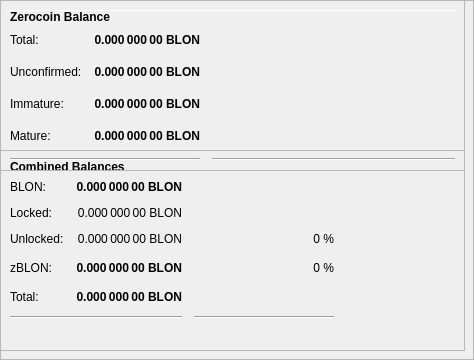
        <widget class="QFrame" name="frameObfuscation">
         <property name="minimumSize">
          <size>
           <width>0</width>
           <height>350</height>
          </size>
         </property>
         <property name="layoutDirection">
          <enum>Qt::LeftToRight</enum>
         </property>
         <property name="frameShape">
          <enum>QFrame::StyledPanel</enum>
         </property>
         <property name="frameShadow">
          <enum>QFrame::Raised</enum>
         </property>
         <widget class="QPushButton" name="runAutoDenom">
          <property name="geometry">
           <rect>
            <x>251</x>
            <y>17</y>
            <width>1</width>
            <height>1</height>
           </rect>
          </property>
          <property name="palette">
           <palette>
            <active>
             <colorrole role="WindowText">
              <brush brushstyle="SolidPattern">
               <color alpha="255">
                <red>0</red>
                <green>0</green>
                <blue>0</blue>
               </color>
              </brush>
             </colorrole>
             <colorrole role="Button">
              <brush brushstyle="SolidPattern">
               <color alpha="255">
                <red>239</red>
                <green>238</green>
                <blue>238</blue>
               </color>
              </brush>
             </colorrole>
             <colorrole role="Light">
              <brush brushstyle="SolidPattern">
               <color alpha="255">
                <red>255</red>
                <green>255</green>
                <blue>255</blue>
               </color>
              </brush>
             </colorrole>
             <colorrole role="Midlight">
              <brush brushstyle="SolidPattern">
               <color alpha="255">
                <red>247</red>
                <green>246</green>
                <blue>246</blue>
               </color>
              </brush>
             </colorrole>
             <colorrole role="Dark">
              <brush brushstyle="SolidPattern">
               <color alpha="255">
                <red>119</red>
                <green>119</green>
                <blue>119</blue>
               </color>
              </brush>
             </colorrole>
             <colorrole role="Mid">
              <brush brushstyle="SolidPattern">
               <color alpha="255">
                <red>159</red>
                <green>159</green>
                <blue>159</blue>
               </color>
              </brush>
             </colorrole>
             <colorrole role="Text">
              <brush brushstyle="SolidPattern">
               <color alpha="255">
                <red>0</red>
                <green>0</green>
                <blue>0</blue>
               </color>
              </brush>
             </colorrole>
             <colorrole role="BrightText">
              <brush brushstyle="SolidPattern">
               <color alpha="255">
                <red>255</red>
                <green>255</green>
                <blue>255</blue>
               </color>
              </brush>
             </colorrole>
             <colorrole role="ButtonText">
              <brush brushstyle="SolidPattern">
               <color alpha="255">
                <red>0</red>
                <green>0</green>
                <blue>0</blue>
               </color>
              </brush>
             </colorrole>
             <colorrole role="Base">
              <brush brushstyle="SolidPattern">
               <color alpha="255">
                <red>255</red>
                <green>255</green>
                <blue>255</blue>
               </color>
              </brush>
             </colorrole>
             <colorrole role="Window">
              <brush brushstyle="SolidPattern">
               <color alpha="255">
                <red>239</red>
                <green>238</green>
                <blue>238</blue>
               </color>
              </brush>
             </colorrole>
             <colorrole role="Shadow">
              <brush brushstyle="SolidPattern">
               <color alpha="255">
                <red>0</red>
                <green>0</green>
                <blue>0</blue>
               </color>
              </brush>
             </colorrole>
             <colorrole role="AlternateBase">
              <brush brushstyle="SolidPattern">
               <color alpha="255">
                <red>247</red>
                <green>246</green>
                <blue>246</blue>
               </color>
              </brush>
             </colorrole>
             <colorrole role="ToolTipBase">
              <brush brushstyle="SolidPattern">
               <color alpha="255">
                <red>255</red>
                <green>255</green>
                <blue>220</blue>
               </color>
              </brush>
             </colorrole>
             <colorrole role="ToolTipText">
              <brush brushstyle="SolidPattern">
               <color alpha="255">
                <red>0</red>
                <green>0</green>
                <blue>0</blue>
               </color>
              </brush>
             </colorrole>
            </active>
            <inactive>
             <colorrole role="WindowText">
              <brush brushstyle="SolidPattern">
               <color alpha="255">
                <red>0</red>
                <green>0</green>
                <blue>0</blue>
               </color>
              </brush>
             </colorrole>
             <colorrole role="Button">
              <brush brushstyle="SolidPattern">
               <color alpha="255">
                <red>239</red>
                <green>238</green>
                <blue>238</blue>
               </color>
              </brush>
             </colorrole>
             <colorrole role="Light">
              <brush brushstyle="SolidPattern">
               <color alpha="255">
                <red>255</red>
                <green>255</green>
                <blue>255</blue>
               </color>
              </brush>
             </colorrole>
             <colorrole role="Midlight">
              <brush brushstyle="SolidPattern">
               <color alpha="255">
                <red>247</red>
                <green>246</green>
                <blue>246</blue>
               </color>
              </brush>
             </colorrole>
             <colorrole role="Dark">
              <brush brushstyle="SolidPattern">
               <color alpha="255">
                <red>119</red>
                <green>119</green>
                <blue>119</blue>
               </color>
              </brush>
             </colorrole>
             <colorrole role="Mid">
              <brush brushstyle="SolidPattern">
               <color alpha="255">
                <red>159</red>
                <green>159</green>
                <blue>159</blue>
               </color>
              </brush>
             </colorrole>
             <colorrole role="Text">
              <brush brushstyle="SolidPattern">
               <color alpha="255">
                <red>0</red>
                <green>0</green>
                <blue>0</blue>
               </color>
              </brush>
             </colorrole>
             <colorrole role="BrightText">
              <brush brushstyle="SolidPattern">
               <color alpha="255">
                <red>255</red>
                <green>255</green>
                <blue>255</blue>
               </color>
              </brush>
             </colorrole>
             <colorrole role="ButtonText">
              <brush brushstyle="SolidPattern">
               <color alpha="255">
                <red>0</red>
                <green>0</green>
                <blue>0</blue>
               </color>
              </brush>
             </colorrole>
             <colorrole role="Base">
              <brush brushstyle="SolidPattern">
               <color alpha="255">
                <red>255</red>
                <green>255</green>
                <blue>255</blue>
               </color>
              </brush>
             </colorrole>
             <colorrole role="Window">
              <brush brushstyle="SolidPattern">
               <color alpha="255">
                <red>239</red>
                <green>238</green>
                <blue>238</blue>
               </color>
              </brush>
             </colorrole>
             <colorrole role="Shadow">
              <brush brushstyle="SolidPattern">
               <color alpha="255">
                <red>0</red>
                <green>0</green>
                <blue>0</blue>
               </color>
              </brush>
             </colorrole>
             <colorrole role="AlternateBase">
              <brush brushstyle="SolidPattern">
               <color alpha="255">
                <red>247</red>
                <green>246</green>
                <blue>246</blue>
               </color>
              </brush>
             </colorrole>
             <colorrole role="ToolTipBase">
              <brush brushstyle="SolidPattern">
               <color alpha="255">
                <red>255</red>
                <green>255</green>
                <blue>220</blue>
               </color>
              </brush>
             </colorrole>
             <colorrole role="ToolTipText">
              <brush brushstyle="SolidPattern">
               <color alpha="255">
                <red>0</red>
                <green>0</green>
                <blue>0</blue>
               </color>
              </brush>
             </colorrole>
            </inactive>
            <disabled>
             <colorrole role="WindowText">
              <brush brushstyle="SolidPattern">
               <color alpha="255">
                <red>119</red>
                <green>119</green>
                <blue>119</blue>
               </color>
              </brush>
             </colorrole>
             <colorrole role="Button">
              <brush brushstyle="SolidPattern">
               <color alpha="255">
                <red>239</red>
                <green>238</green>
                <blue>238</blue>
               </color>
              </brush>
             </colorrole>
             <colorrole role="Light">
              <brush brushstyle="SolidPattern">
               <color alpha="255">
                <red>255</red>
                <green>255</green>
                <blue>255</blue>
               </color>
              </brush>
             </colorrole>
             <colorrole role="Midlight">
              <brush brushstyle="SolidPattern">
               <color alpha="255">
                <red>247</red>
                <green>246</green>
                <blue>246</blue>
               </color>
              </brush>
             </colorrole>
             <colorrole role="Dark">
              <brush brushstyle="SolidPattern">
               <color alpha="255">
                <red>119</red>
                <green>119</green>
                <blue>119</blue>
               </color>
              </brush>
             </colorrole>
             <colorrole role="Mid">
              <brush brushstyle="SolidPattern">
               <color alpha="255">
                <red>159</red>
                <green>159</green>
                <blue>159</blue>
               </color>
              </brush>
             </colorrole>
             <colorrole role="Text">
              <brush brushstyle="SolidPattern">
               <color alpha="255">
                <red>119</red>
                <green>119</green>
                <blue>119</blue>
               </color>
              </brush>
             </colorrole>
             <colorrole role="BrightText">
              <brush brushstyle="SolidPattern">
               <color alpha="255">
                <red>255</red>
                <green>255</green>
                <blue>255</blue>
               </color>
              </brush>
             </colorrole>
             <colorrole role="ButtonText">
              <brush brushstyle="SolidPattern">
               <color alpha="255">
                <red>119</red>
                <green>119</green>
                <blue>119</blue>
               </color>
              </brush>
             </colorrole>
             <colorrole role="Base">
              <brush brushstyle="SolidPattern">
               <color alpha="255">
                <red>239</red>
                <green>238</green>
                <blue>238</blue>
               </color>
              </brush>
             </colorrole>
             <colorrole role="Window">
              <brush brushstyle="SolidPattern">
               <color alpha="255">
                <red>239</red>
                <green>238</green>
                <blue>238</blue>
               </color>
              </brush>
             </colorrole>
             <colorrole role="Shadow">
              <brush brushstyle="SolidPattern">
               <color alpha="255">
                <red>0</red>
                <green>0</green>
                <blue>0</blue>
               </color>
              </brush>
             </colorrole>
             <colorrole role="AlternateBase">
              <brush brushstyle="SolidPattern">
               <color alpha="255">
                <red>239</red>
                <green>238</green>
                <blue>238</blue>
               </color>
              </brush>
             </colorrole>
             <colorrole role="ToolTipBase">
              <brush brushstyle="SolidPattern">
               <color alpha="255">
                <red>255</red>
                <green>255</green>
                <blue>220</blue>
               </color>
              </brush>
             </colorrole>
             <colorrole role="ToolTipText">
              <brush brushstyle="SolidPattern">
               <color alpha="255">
                <red>0</red>
                <green>0</green>
                <blue>0</blue>
               </color>
              </brush>
             </colorrole>
            </disabled>
           </palette>
          </property>
          <property name="focusPolicy">
           <enum>Qt::NoFocus</enum>
          </property>
          <property name="autoFillBackground">
           <bool>true</bool>
          </property>
          <property name="text">
           <string/>
          </property>
          <property name="flat">
           <bool>true</bool>
          </property>
         </widget>
         <widget class="Line" name="line">
          <property name="geometry">
           <rect>
            <x>7</x>
            <y>10</y>
            <width>451</width>
            <height>1</height>
           </rect>
          </property>
          <property name="orientation">
           <enum>Qt::Horizontal</enum>
          </property>
         </widget>
         <widget class="QFrame" name="frame_3">
          <property name="geometry">
           <rect>
            <x>0</x>
            <y>150</y>
            <width>465</width>
            <height>201</height>
           </rect>
          </property>
          <property name="frameShape">
           <enum>QFrame::StyledPanel</enum>
          </property>
          <property name="frameShadow">
           <enum>QFrame::Raised</enum>
          </property>
          <layout class="QVBoxLayout" name="verticalLayout_5">
           <item>
            <layout class="QHBoxLayout" name="horizontalLayout_5" stretch="0">
             <item>
              <widget class="QLabel" name="label_5z">
               <property name="maximumSize">
                <size>
                 <width>16777215</width>
                 <height>20</height>
                </size>
               </property>
               <property name="font">
                <font>
                 <weight>75</weight>
                 <bold>true</bold>
                </font>
               </property>
               <property name="toolTip">
                <string>Combined Balances (including unconfirmed and immature coins)</string>
               </property>
               <property name="text">
                <string>&lt;html&gt;&lt;head/&gt;&lt;body&gt;&lt;p&gt;Combined Balances&lt;/p&gt;&lt;/body&gt;&lt;/html&gt;</string>
               </property>
              </widget>
             </item>
            </layout>
           </item>
           <item>
            <layout class="QGridLayout" name="gridLayout_3">
             <property name="spacing">
              <number>12</number>
             </property>
             <item row="7" column="0" colspan="2">
              <widget class="Line" name="lineSpendableBalance_3">
               <property name="orientation">
                <enum>Qt::Horizontal</enum>
               </property>
              </widget>
             </item>
             <item row="7" column="2">
              <widget class="Line" name="lineWatchBalance_3">
               <property name="sizePolicy">
                <sizepolicy hsizetype="Preferred" vsizetype="Fixed">
                 <horstretch>0</horstretch>
                 <verstretch>0</verstretch>
                </sizepolicy>
               </property>
               <property name="minimumSize">
                <size>
                 <width>140</width>
                 <height>0</height>
                </size>
               </property>
               <property name="orientation">
                <enum>Qt::Horizontal</enum>
               </property>
              </widget>
             </item>
             <item row="4" column="1">
              <widget class="QLabel" name="labelzBalancez">
               <property name="font">
                <font>
                 <weight>75</weight>
                 <bold>true</bold>
                </font>
               </property>
               <property name="cursor">
                <cursorShape>IBeamCursor</cursorShape>
               </property>
               <property name="toolTip">
                <string>Total of transactions that have yet to be confirmed, and do not yet count toward the spendable balance</string>
               </property>
               <property name="text">
                <string notr="true">0.000 000 00 BLON</string>
               </property>
               <property name="alignment">
                <set>Qt::AlignRight|Qt::AlignTrailing|Qt::AlignVCenter</set>
               </property>
               <property name="textInteractionFlags">
                <set>Qt::LinksAccessibleByMouse|Qt::TextSelectableByKeyboard|Qt::TextSelectableByMouse</set>
               </property>
              </widget>
             </item>
             <item row="6" column="1">
              <widget class="QLabel" name="labelTotalz">
               <property name="font">
                <font>
                 <weight>75</weight>
                 <bold>true</bold>
                </font>
               </property>
               <property name="cursor">
                <cursorShape>IBeamCursor</cursorShape>
               </property>
               <property name="toolTip">
                <string>Total Balance, including unconfirmed and immature coins.</string>
               </property>
               <property name="text">
                <string notr="true">0.000 000 00 BLON</string>
               </property>
               <property name="alignment">
                <set>Qt::AlignRight|Qt::AlignTrailing|Qt::AlignVCenter</set>
               </property>
               <property name="textInteractionFlags">
                <set>Qt::LinksAccessibleByMouse|Qt::TextSelectableByKeyboard|Qt::TextSelectableByMouse</set>
               </property>
              </widget>
             </item>
             <item row="4" column="3">
              <spacer name="horizontalSpacer_6">
               <property name="orientation">
                <enum>Qt::Horizontal</enum>
               </property>
               <property name="sizeHint" stdset="0">
                <size>
                 <width>40</width>
                 <height>20</height>
                </size>
               </property>
              </spacer>
             </item>
             <item row="6" column="0">
              <widget class="QLabel" name="labelTotalTextz">
               <property name="text">
                <string>Total:</string>
               </property>
              </widget>
             </item>
             <item row="1" column="0">
              <widget class="QLabel" name="labelBalanceTextz">
               <property name="text">
                <string>BLON:</string>
               </property>
              </widget>
             </item>
             <item row="1" column="1">
              <widget class="QLabel" name="labelBalancez">
               <property name="font">
                <font>
                 <weight>75</weight>
                 <bold>true</bold>
                </font>
               </property>
               <property name="cursor">
                <cursorShape>IBeamCursor</cursorShape>
               </property>
               <property name="toolTip">
                <string>Your current spendable balance</string>
               </property>
               <property name="text">
                <string notr="true">0.000 000 00 BLON</string>
               </property>
               <property name="alignment">
                <set>Qt::AlignRight|Qt::AlignTrailing|Qt::AlignVCenter</set>
               </property>
               <property name="textInteractionFlags">
                <set>Qt::LinksAccessibleByMouse|Qt::TextSelectableByKeyboard|Qt::TextSelectableByMouse</set>
               </property>
              </widget>
             </item>
             <item row="4" column="0">
              <widget class="QLabel" name="labelzBalanceTextz">
               <property name="toolTip">
                <string/>
               </property>
               <property name="text">
                <string>zBLON:</string>
               </property>
              </widget>
             </item>
             <item row="4" column="2">
              <widget class="QLabel" name="labelzBLONPercent">
               <property name="toolTip">
                <string>Current percentage of zBLON.
If AutoMint is enabled this percentage will settle around the configured AutoMint percentage (default = 10%)</string>
               </property>
               <property name="text">
                <string>0 %</string>
               </property>
               <property name="alignment">
                <set>Qt::AlignRight|Qt::AlignTrailing|Qt::AlignVCenter</set>
               </property>
              </widget>
             </item>
             <item row="6" column="2">
              <widget class="QLabel" name="label100Percent">
               <property name="text">
                <string/>
               </property>
               <property name="alignment">
                <set>Qt::AlignRight|Qt::AlignTrailing|Qt::AlignVCenter</set>
               </property>
              </widget>
             </item>
             <item row="2" column="1">
              <widget class="QLabel" name="labelLockedBalance">
               <property name="toolTip">
                <string>Locked BLON or Masternode collaterals. These are excluded from zBLON minting.</string>
               </property>
               <property name="text">
                <string>0.000 000 00 BLON</string>
               </property>
               <property name="alignment">
                <set>Qt::AlignRight|Qt::AlignTrailing|Qt::AlignVCenter</set>
               </property>
              </widget>
             </item>
             <item row="2" column="0">
              <widget class="QLabel" name="labelLockedBalanceText">
               <property name="toolTip">
                <string>Locked BLON or Masternode collaterals. These are excluded from zBLON minting.</string>
               </property>
               <property name="text">
                <string>Locked:</string>
               </property>
              </widget>
             </item>
             <item row="3" column="0">
              <widget class="QLabel" name="labelUnLockedBalanceText">
               <property name="toolTip">
                <string>Unlocked BLONs. These can be used for zBLON minting.</string>
               </property>
               <property name="text">
                <string>Unlocked:</string>
               </property>
              </widget>
             </item>
             <item row="3" column="1">
              <widget class="QLabel" name="labelUnLockedBalance">
               <property name="toolTip">
                <string>Unlocked BLONs. These can be used for zBLON minting.</string>
               </property>
               <property name="text">
                <string>0.000 000 00 BLON</string>
               </property>
               <property name="alignment">
                <set>Qt::AlignRight|Qt::AlignTrailing|Qt::AlignVCenter</set>
               </property>
              </widget>
             </item>
             <item row="3" column="2">
              <widget class="QLabel" name="labelBLONPercent">
               <property name="text">
                <string>0 %</string>
               </property>
               <property name="alignment">
                <set>Qt::AlignRight|Qt::AlignTrailing|Qt::AlignVCenter</set>
               </property>
              </widget>
             </item>
            </layout>
           </item>
           <item>
            <spacer name="verticalSpacer">
             <property name="orientation">
              <enum>Qt::Vertical</enum>
             </property>
             <property name="sizeHint" stdset="0">
              <size>
               <width>20</width>
               <height>40</height>
              </size>
             </property>
            </spacer>
           </item>
          </layout>
         </widget>
         <widget class="QFrame" name="frame_4">
          <property name="geometry">
           <rect>
            <x>0</x>
            <y>0</y>
            <width>465</width>
            <height>171</height>
           </rect>
          </property>
          <property name="frameShape">
           <enum>QFrame::StyledPanel</enum>
          </property>
          <property name="frameShadow">
           <enum>QFrame::Raised</enum>
          </property>
          <layout class="QVBoxLayout" name="verticalLayout_7">
           <item>
            <layout class="QHBoxLayout" name="horizontalLayout_8" stretch="0">
             <item>
              <widget class="QLabel" name="label_5z_3">
               <property name="maximumSize">
                <size>
                 <width>16777215</width>
                 <height>20</height>
                </size>
               </property>
               <property name="font">
                <font>
                 <weight>75</weight>
                 <bold>true</bold>
                </font>
               </property>
               <property name="text">
                <string>Zerocoin Balance</string>
               </property>
              </widget>
             </item>
            </layout>
           </item>
           <item>
            <layout class="QGridLayout" name="gridLayout_5">
             <property name="spacing">
              <number>12</number>
             </property>
             <item row="4" column="0">
              <widget class="QLabel" name="labelzBalanceMatureText">
               <property name="toolTip">
                <string>Mature: more than 20 confirmation and more than 3 mints of the same denomination after it was minted.
These zBLON are spendable.</string>
               </property>
               <property name="text">
                <string>Mature:</string>
               </property>
              </widget>
             </item>
             <item row="5" column="0" colspan="2">
              <widget class="Line" name="lineSpendableBalance_5">
               <property name="orientation">
                <enum>Qt::Horizontal</enum>
               </property>
              </widget>
             </item>
             <item row="1" column="1">
              <widget class="QLabel" name="labelzBalance">
               <property name="font">
                <font>
                 <weight>75</weight>
                 <bold>true</bold>
                </font>
               </property>
               <property name="cursor">
                <cursorShape>IBeamCursor</cursorShape>
               </property>
               <property name="toolTip">
                <string>All available zBLON, unconfirmed and immature zBLON included.</string>
               </property>
               <property name="text">
                <string notr="true">0.000 000 00 BLON</string>
               </property>
               <property name="alignment">
                <set>Qt::AlignRight|Qt::AlignTrailing|Qt::AlignVCenter</set>
               </property>
               <property name="textInteractionFlags">
                <set>Qt::LinksAccessibleByMouse|Qt::TextSelectableByKeyboard|Qt::TextSelectableByMouse</set>
               </property>
              </widget>
             </item>
             <item row="5" column="2">
              <widget class="Line" name="lineWatchBalance_5">
               <property name="sizePolicy">
                <sizepolicy hsizetype="Preferred" vsizetype="Fixed">
                 <horstretch>0</horstretch>
                 <verstretch>0</verstretch>
                </sizepolicy>
               </property>
               <property name="minimumSize">
                <size>
                 <width>140</width>
                 <height>0</height>
                </size>
               </property>
               <property name="orientation">
                <enum>Qt::Horizontal</enum>
               </property>
              </widget>
             </item>
             <item row="1" column="0">
              <widget class="QLabel" name="labelzBalanceText">
               <property name="toolTip">
                <string>All available zBLON, unconfirmed and immature zBLON included.</string>
               </property>
               <property name="text">
                <string>Total:</string>
               </property>
              </widget>
             </item>
             <item row="1" column="2">
              <spacer name="horizontalSpacer_8">
               <property name="orientation">
                <enum>Qt::Horizontal</enum>
               </property>
               <property name="sizeHint" stdset="0">
                <size>
                 <width>40</width>
                 <height>20</height>
                </size>
               </property>
              </spacer>
             </item>
             <item row="4" column="2">
              <spacer name="horizontalSpacer_4">
               <property name="orientation">
                <enum>Qt::Horizontal</enum>
               </property>
               <property name="sizeHint" stdset="0">
                <size>
                 <width>40</width>
                 <height>20</height>
                </size>
               </property>
              </spacer>
             </item>
             <item row="4" column="1">
              <widget class="QLabel" name="labelzBalanceMature">
               <property name="font">
                <font>
                 <weight>75</weight>
                 <bold>true</bold>
                </font>
               </property>
               <property name="toolTip">
                <string>Mature: more than 20 confirmation and more than 3 mints of the same denomination after it was minted.
These zBLON are spendable.</string>
               </property>
               <property name="text">
                <string>0.000 000 00 BLON</string>
               </property>
               <property name="alignment">
                <set>Qt::AlignRight|Qt::AlignTrailing|Qt::AlignVCenter</set>
               </property>
              </widget>
             </item>
             <item row="2" column="0">
              <widget class="QLabel" name="labelzBalanceUnconfirmedText">
               <property name="toolTip">
                <string>Unconfirmed: less than 20 confirmations
Immature: confirmed, but less than 3 mints of the same denomination after it was minted</string>
               </property>
               <property name="text">
                <string>Unconfirmed:</string>
               </property>
              </widget>
             </item>
             <item row="2" column="1">
              <widget class="QLabel" name="labelzBalanceUnconfirmed">
               <property name="font">
                <font>
                 <weight>75</weight>
                 <bold>true</bold>
                </font>
               </property>
               <property name="toolTip">
                <string>Unconfirmed: less than 20 confirmations
Immature: confirmed, but less than 3 mints of the same denomination after it was minted</string>
               </property>
               <property name="text">
                <string>0.000 000 00 BLON</string>
               </property>
               <property name="alignment">
                <set>Qt::AlignRight|Qt::AlignTrailing|Qt::AlignVCenter</set>
               </property>
              </widget>
             </item>
             <item row="2" column="2">
              <spacer name="horizontalSpacer_5">
               <property name="orientation">
                <enum>Qt::Horizontal</enum>
               </property>
               <property name="sizeHint" stdset="0">
                <size>
                 <width>40</width>
                 <height>20</height>
                </size>
               </property>
              </spacer>
             </item>
             <item row="3" column="0">
              <widget class="QLabel" name="labelzBalanceImmatureText">
               <property name="toolTip">
                <string>Unconfirmed: less than 20 confirmations
Immature: confirmed, but less than 3 mints of the same denomination after it was minted</string>
               </property>
               <property name="text">
                <string>Immature:</string>
               </property>
              </widget>
             </item>
             <item row="3" column="1">
              <widget class="QLabel" name="labelzBalanceImmature">
               <property name="font">
                <font>
                 <weight>75</weight>
                 <bold>true</bold>
                </font>
               </property>
               <property name="toolTip">
                <string>Unconfirmed: less than 20 confirmations
Immature: confirmed, but less than 3 mints of the same denomination after it was minted</string>
               </property>
               <property name="text">
                <string>0.000 000 00 BLON</string>
               </property>
               <property name="alignment">
                <set>Qt::AlignRight|Qt::AlignTrailing|Qt::AlignVCenter</set>
               </property>
              </widget>
             </item>
             <item row="3" column="2">
              <spacer name="horizontalSpacer_7">
               <property name="orientation">
                <enum>Qt::Horizontal</enum>
               </property>
               <property name="sizeHint" stdset="0">
                <size>
                 <width>40</width>
                 <height>20</height>
                </size>
               </property>
              </spacer>
             </item>
            </layout>
           </item>
          </layout>
         </widget>
        </widget>
